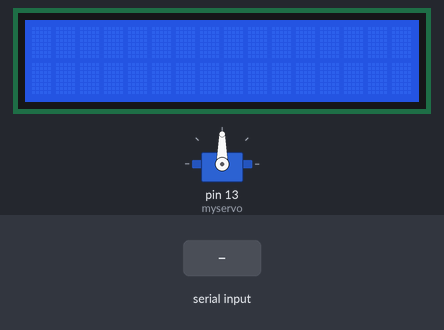
Simulated run of this sketch. Board: Arduino Uno, built with avr-gcc and run on an emulated ATmega328P. Shown: 16×2 character LCD, servo. The inputs (shaded band) are chosen by the test bench. What the sketch prints to the serial monitor is not drawn.

Above: at 1.2 s.
1.3 s: "PRINT\n" received over Serial
At 2.8 s:
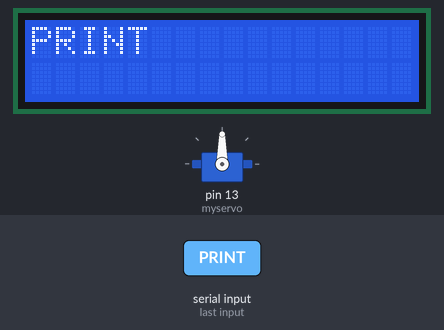
At 3.6 s:
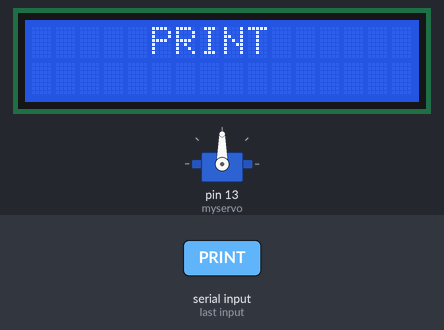
Timing chart, 0 to 5.1 s (numbered marks = the images above; inputs shaded):
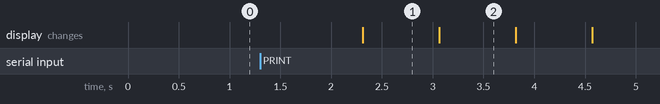

The sketch:

gatesim_arduino.ino
```cpp
#include <LiquidCrystal.h>
#include <Servo.h>
#include <string.h>
#include <stdio.h>


Servo myservo;
LiquidCrystal lcd(7, 8, 9, 10, 11 , 12);
int rows = 2;
int cols = 16;
int pos = 90;    // variable to store the servo position
String address = "";

void setup() {
  Serial.begin(9600);
  Serial.println("ARDUINO SERIAL CONNECTION SUCCES");
  lcd.begin(cols, rows);
  myservo.attach(13);  // attaches the servo on pin 13 to the servo object
  myservo.write(pos);
}


void loop() {
  if (Serial.available()){
      String incoming = Serial.readStringUntil("\n");
      incoming.trim();
      handle_incoming_message(incoming);
  }else{
    address_scroll(450);
  }
 }

 void handle_incoming_message(String message){
  int delim = message.indexOf(";");
  display_centered(message);
  String command = message.substring(0,delim);
  String para = message.substring(delim+1);

  if (command == "ADDRESS" ){
    address = para;
  }else{
    if(command == "SERVO"){
      handle_servo(para);
    }else{
      if (command == "PRINT"){
        travel_message_over_lcd(para,750);
      }
    }
  }
  print_address();


 }

 void print_address(){
    lcd.clear();
    lcd.setCursor(0,0);
    lcd.print(address);
    if (address.length() > cols){
      address_scroll(500);
    }

  }

 void address_scroll(int interval){
      int diff = address.length() - cols;
      for (int i=0; i< diff;i++){
        lcd.scrollDisplayLeft();
        delay(interval);
      }
      for (int i=0; i< diff;i++){
        lcd.scrollDisplayRight();
        delay(interval);
      }

 }

 void handle_servo(String servo_command){
    if(servo_command == "OPEN"){
      open_door();
    }else{
      close_door();
    }
  }

 void open_door(){
    myservo.write(180);
    display_centered("OPEN");
    delay(1000);
 }

 void close_door(){
    myservo.write(90);
    display_centered("CLOSED");
    delay(1000);
 }


 void display_centered(String message){
    lcd.clear();
    int message_length = message.length();
    int start = (cols - message_length)/2;
    lcd.setCursor(start,0);
    lcd.print(message);

 }


 void travel_message_over_lcd(String message,int interval){
  lcd.clear();
  int message_length = message.length();
  int mod = cols / message_length;
  int col = 0;
  int row = 0;

  for (int i=0; i<mod*rows; i++){
    if(i<mod){
     col= i*message_length;
     row= 0;
    }else{
     col = i*message_length - cols;
     row= 1;
    }

    lcd.setCursor(col,row);
    lcd.print(message);
    delay(interval);
    lcd.clear();

  }

 }
```

Measured:
- after the input at 1.3 s, the display: changes after 1.0 s (image 1)
- what the display in image 1 shows lasts 0.8 s, from 2.3 s to 3.1 s
